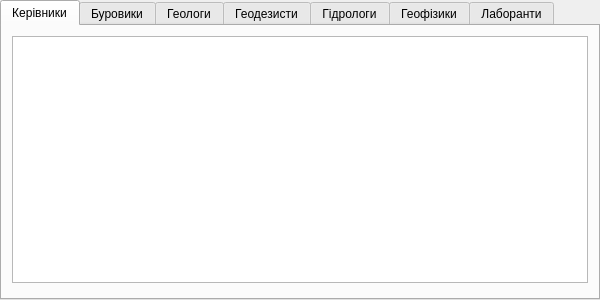
<?xml version="1.0" encoding="UTF-8"?>
<ui version="4.0">
 <class>Ispol_win</class>
 <widget class="QTabWidget" name="Ispol_win">
  <property name="geometry">
   <rect>
    <x>0</x>
    <y>0</y>
    <width>600</width>
    <height>300</height>
   </rect>
  </property>
  <property name="windowTitle">
   <string>Виконавці робіт</string>
  </property>
  <property name="windowIcon">
   <iconset>
    <normaloff>../icons/16x16/categories/applications-engineering.png</normaloff>../icons/16x16/categories/applications-engineering.png</iconset>
  </property>
  <property name="locale">
   <locale language="Ukrainian" country="Ukraine"/>
  </property>
  <property name="currentIndex">
   <number>0</number>
  </property>
  <widget class="QWidget" name="tab">
   <attribute name="title">
    <string>Керівники</string>
   </attribute>
   <widget class="QTableView" name="tableIspol">
    <property name="geometry">
     <rect>
      <x>10</x>
      <y>10</y>
      <width>576</width>
      <height>247</height>
     </rect>
    </property>
   </widget>
  </widget>
  <widget class="QWidget" name="tab_2">
   <attribute name="title">
    <string>Буровики</string>
   </attribute>
   <widget class="QTableView" name="tableIspol_2">
    <property name="geometry">
     <rect>
      <x>10</x>
      <y>10</y>
      <width>576</width>
      <height>247</height>
     </rect>
    </property>
   </widget>
  </widget>
  <widget class="QWidget" name="tab_3">
   <attribute name="title">
    <string>Геологи</string>
   </attribute>
   <widget class="QTableView" name="tableIspol_3">
    <property name="geometry">
     <rect>
      <x>10</x>
      <y>10</y>
      <width>576</width>
      <height>247</height>
     </rect>
    </property>
   </widget>
  </widget>
  <widget class="QWidget" name="tab_4">
   <attribute name="title">
    <string>Геодезисти</string>
   </attribute>
   <widget class="QTableView" name="tableIspol_4">
    <property name="geometry">
     <rect>
      <x>10</x>
      <y>10</y>
      <width>576</width>
      <height>247</height>
     </rect>
    </property>
   </widget>
  </widget>
  <widget class="QWidget" name="tab_5">
   <attribute name="title">
    <string>Гідрологи</string>
   </attribute>
   <widget class="QTableView" name="tableIspol_5">
    <property name="geometry">
     <rect>
      <x>10</x>
      <y>10</y>
      <width>576</width>
      <height>247</height>
     </rect>
    </property>
   </widget>
  </widget>
  <widget class="QWidget" name="tab_6">
   <attribute name="title">
    <string>Геофізики</string>
   </attribute>
   <widget class="QTableView" name="tableIspol_6">
    <property name="geometry">
     <rect>
      <x>10</x>
      <y>10</y>
      <width>576</width>
      <height>247</height>
     </rect>
    </property>
   </widget>
  </widget>
  <widget class="QWidget" name="tab_7">
   <attribute name="title">
    <string>Лаборанти</string>
   </attribute>
   <widget class="QTableView" name="tableIspol_7">
    <property name="geometry">
     <rect>
      <x>10</x>
      <y>10</y>
      <width>576</width>
      <height>247</height>
     </rect>
    </property>
   </widget>
  </widget>
 </widget>
 <resources/>
 <connections/>
</ui>
